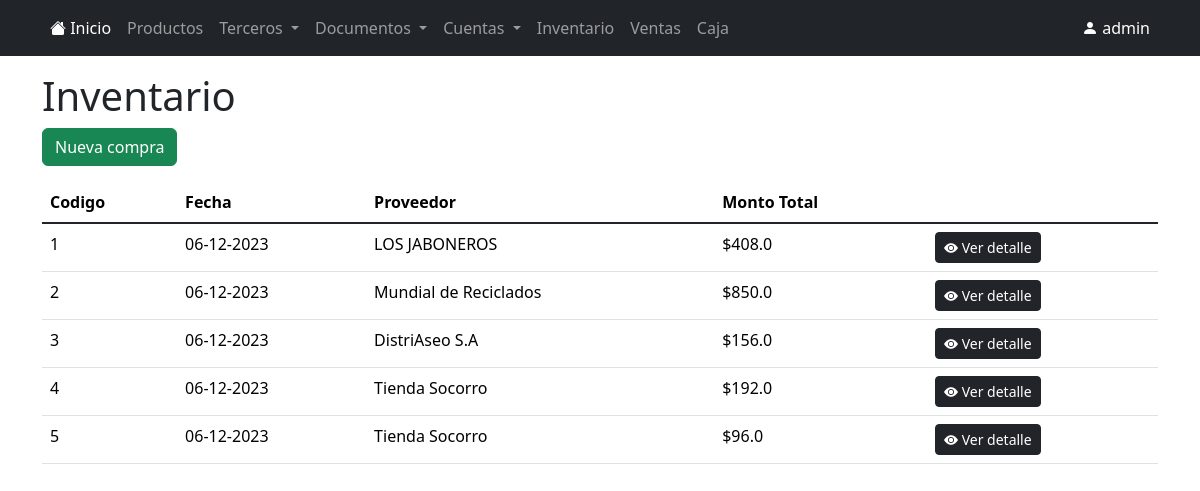
/inventario/ (signed in), run on the app's committed database.
### app/models.py (models this page shows, shortened)
class Usuario(db.Model):
	id = db.Column(db.Integer, primary_key = True)
	username = db.Column(db.String(20), unique = True, nullable = False)
	password = db.Column(db.Text, nullable = False)

class Compra(db.Model):
	id_compra = db.Column(db.Integer, primary_key = True)
	id_tercero = db.Column(db.Integer, db.ForeignKey('tercero.id_tercero'), nullable = False)
	fecha = db.Column(db.String(20), nullable = False)
	total = db.Column(db.Float, nullable = False)
	tercero = db.relationship('Tercero', backref='compra')
	detalles = db.relationship('DetalleCompra', backref='compra')

class Tercero(db.Model):
	id_tercero = db.Column(db.Integer, primary_key = True)
	nombre = db.Column(db.String(100), nullable = False)
	direccion = db.Column(db.Text)
	telefono = db.Column(db.String(20), unique = True)
	email = db.Column(db.String(100), unique = True)
	id_tipo_tercero = db.Column(db.Integer, db.ForeignKey('tipo_tercero.id_tipo_tercero'), nullable = False)
	tipo_tercero = db.relationship('TipoTercero', backref='tercero')

### app/inventario.py (the view)
@bp.route('/')
@login_required
def index():
	compras = Compra.query.all()
	return render_template('/inventario/index.html', compras = compras)

### app/auth.py (called while the page is built)
@bp.before_app_request
def load_logged_in_user():
	user_id = session.get('user_id')
	if user_id:
		g.usuario = Usuario.query.get_or_404(user_id)
	else:
		g.usuario = None

def login_required(view):
	@functools.wraps(view)
	def wrapped_view(**kwargs):
		if g.usuario is None:
			return redirect(url_for('auth.login'))
		return view(**kwargs)
	return wrapped_view

### app/templates/inventario/index.html (shortened to what this page needs)
{% extends 'base.html' %}
{% block contenido %}
<div class="container-sm">
	<div>
		<h1 class="display-6">Inventario</h1>
		<a href="{{url_for('inventario.compra')}}" class="btn btn-success">Nueva compra</a>
	</div>
	<table class="table table-hover mt-3">
		<thead>
			<tr>
				<th class="col">Codigo</th>
				<th class="col">Fecha</th>
				<th class="col">Proveedor</th>
				<th class="col">Monto Total</th>
				<th class="col"></th>
			</tr>
		</thead>
		<tbody class="table-group-divider">
			{% for compra in compras %}
			<tr>
				<td>{{compra.id_compra}}</td>
				<td>{{compra.fecha}}</td>
				<td>{{compra.tercero.nombre}}</td>
				<td>${{compra.total}}</td>
				<td>
					<a href="{{url_for('inventario.detalle', id_compra = compra.id_compra)}}" class="btn btn-sm btn-dark" class="btn btn-sm btn-dark">
						<i class="bi bi-eye-fill"></i>
						Ver detalle
					</a>
				</td>
			</tr>
			{% endfor %}
		</tbody>
	</table>
</div>
{% endblock %}

### app/templates/base.html (shortened to what this page needs)
<!doctype html>
<html lang="es">
<head>
    <link href="https://cdn.jsdelivr.net/npm/bootstrap@5.3.2/dist/css/bootstrap.min.css" rel="stylesheet">
    <link rel="stylesheet" href="https://cdn.jsdelivr.net/npm/bootstrap-icons@1.11.1/font/bootstrap-icons.css">
</head>
<body>
    {% if g.usuario %}
    <nav class="navbar navbar-expand-sm navbar-dark bg-dark mb-3" data-bs-theme="dark">
        <div class="container-sm">
            <div class="collapse navbar-collapse" id="navbarSupportedContent">
                <ul class="navbar-nav">
                    <li class="nav-item">
                        <a class="nav-link active" aria-current="page" href="/">
                            <i class="bi bi-house-fill"></i>
                            Inicio
                        </a>
                    </li>
                    <li class="nav-item">
                        <a class="nav-link" href="{{url_for('productos.index')}}">Productos</a>
                    </li>
                    <li class="nav-item dropdown">
                        <a class="nav-link dropdown-toggle" href="#" role="button" data-bs-toggle="dropdown" aria-expanded="false">
                            Terceros
                        </a>
                    </li>
                    <li class="nav-item dropdown">
                        <a class="nav-link dropdown-toggle" href="#" role="button" data-bs-toggle="dropdown" aria-expanded="false">
                            Documentos
                        </a>
                    </li>
                    <li class="nav-item dropdown">
                        <a class="nav-link dropdown-toggle" href="#" role="button" data-bs-toggle="dropdown" aria-expanded="false">
                            Cuentas
                        </a>
                    </li>
                    <li class="nav-item">
                        <a class="nav-link" href="{{url_for('inventario.index')}}">Inventario</a>
                    </li>
                    <li class="nav-item">
                        <a class="nav-link" href="{{url_for('caja.venta')}}">Ventas</a>
                    </li>
                    <li class="nav-item">
                        <a class="nav-link" href="{{url_for('caja.index')}}">Caja</a>
                    </li>
                </ul>
            </div>
            <div class="collapse navbar-collapse justify-content-end" id="navbarSupportedContent">
                <div class="navbar-nav">
                    <li class="nav-item dropdown">
                        <span class="nav-link active" href="#" role="button" data-bs-toggle="dropdown" aria-expanded="false">
                            <i class="bi bi-person-fill"></i>
                            {{g.usuario.username}}
                        </span>
                    </li>
                </div>
            </div>
        </div>
    </nav>
    {% endif %}
    {% block contenido %}
    {% endblock %}
</body>
</html>

### data on the page
Usuario: usuario.username "admin"
Compra: id_compra "1", fecha "06-12-2023", tercero.nombre "LOS JABONEROS", total "408.0"
Compra: id_compra "2", fecha "06-12-2023", tercero.nombre "Mundial de Reciclados", total "850.0"
Compra: id_compra "3", fecha "06-12-2023", tercero.nombre "DistriAseo S.A", total "156.0"
Compra: id_compra "4", fecha "06-12-2023", tercero.nombre "Tienda Socorro", total "192.0"
Compra: id_compra "5", fecha "06-12-2023", tercero.nombre "Tienda Socorro", total "96.0"
